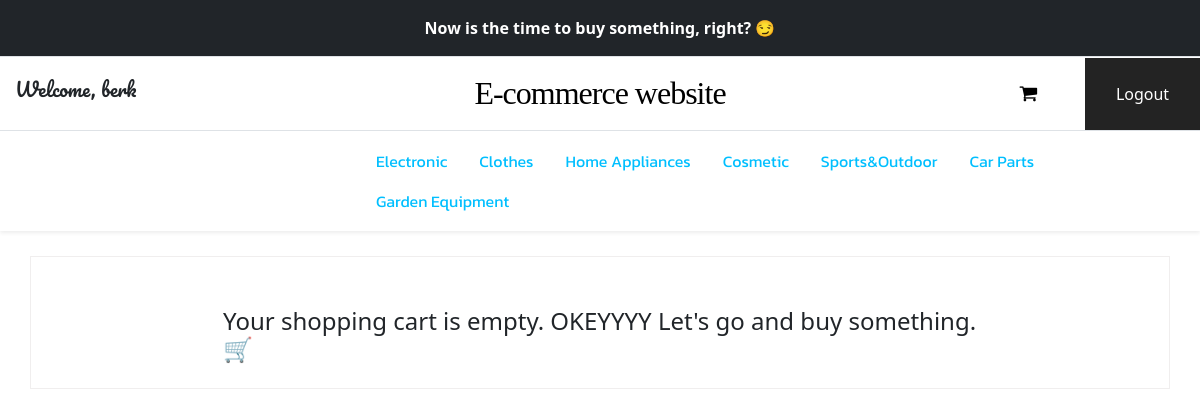
The app's page /cart/ (signed in), older data.
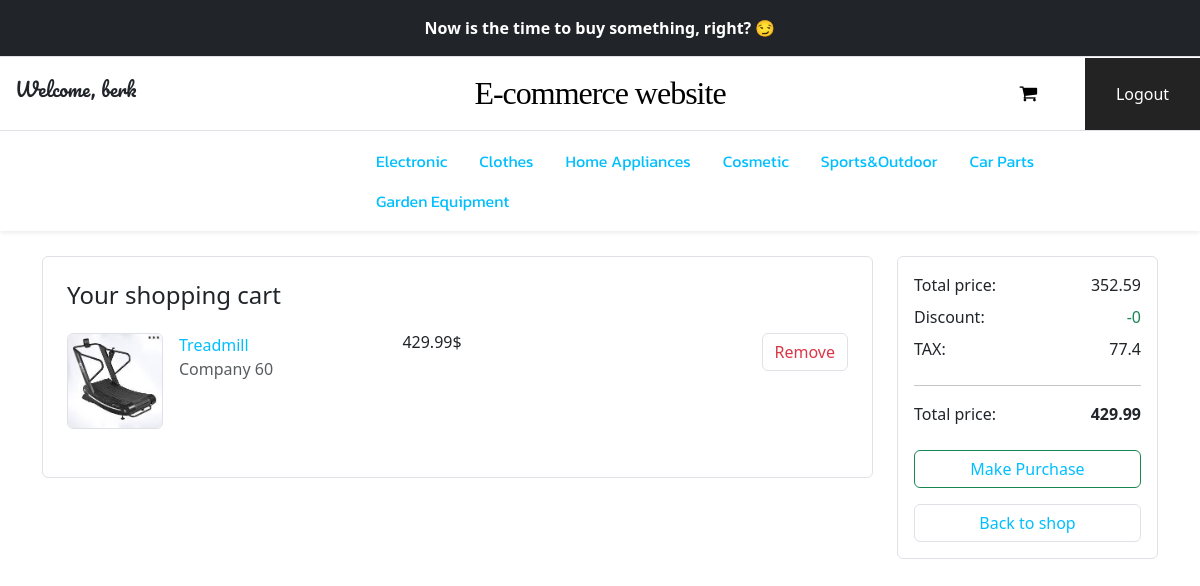
The same page, newer data.
### ecommerceapp/models.py (models this page shows, shortened)
class ProductsOnSale(models.Model):
    companyname = models.CharField(max_length=50)
    productType = models.CharField(max_length=30)
    productName = models.CharField(max_length=100)
    productPrice = models.FloatField()
    productdescription = models.CharField(max_length=800)
    creationDate = models.DateTimeField(auto_now_add= True)
    product_image = models.FileField(blank=True)

### ecommerceapp/views.py (the view)
# urls.py: path('cart/',views.cart,name="cart"),
@login_required
def cart(request):
    username= request.user
    items = models.Buyitem.objects.filter(Q(who_buy=username)).all()
    sonra = len(items)
    item_list=[]
    total_price= 0
    for i in range(sonra) :
        item_pk = items[i].item_pk
        item = models.ProductsOnSale.objects.get(pk=item_pk)
        item_price = item.productPrice
        total_price = total_price + item_price
        item_list.append(item)
    denemeler = total_price*0.18
    tax = float("%.2f" % denemeler)
    row_price_calculation = total_price-tax
    row_price = float("%.2f" %  row_price_calculation)
    context={"item_list":item_list, "total_price": total_price , "tax": tax , "row_price": row_price }
    return render(request,"ecommerceapp/cart.html", context=context)

### ecommerceapp/templates/ecommerceapp/cart.html (shortened to what this page needs)
{% extends "base.html" %}
{% block content %}
{% if item_list|length == 0 %}
  <div class="container" style="margin-top: 25px; margin-bottom: 40px; border: 1px solid rgb(240, 238, 238);">
    <h4 class="card-title mb-4" style="margin-left: 180px;margin-right: 180px; margin-top: 50px;">Your shopping cart is empty. OKEYYYY Let's go and buy something. 🛒</h4>
  </div>
{% else %}
<div class="container" style="margin-top: 25px; margin-bottom: 40px;">
    <div class="row no-gutters">
      <div class="col-lg-9">
        <div class="card border shadow-0">
          <div class="m-4">
            <h4 class="card-title mb-4">Your shopping cart</h4>
            {% for item in item_list %}
              <div class="row gy-3 mb-4">
                <div class="col-lg-5">
                  <div class="me-lg-5">
                    <div class="d-flex">
                      <img src="{{item.product_image.url}}" class="border rounded me-3" style="width: 96px; height: 96px;" />
                      <div class="">
                        <a href="/detail/{{item.pk}}" class="nav-link">{{item.productName}}</a>
                        <p class="text-muted">{{item.companyname}}</p>
                      </div>
                    </div>
                  </div>
                </div>
                <div class="col-lg-2 col-sm-6 col-6 d-flex flex-row flex-lg-column flex-xl-row text-nowrap">
                  <div class="">
                    <text class="h6">{{item.productPrice}}&dollar;</text> <br />
                  </div>
                </div>
                <div class="col-lg col-sm-6 d-flex justify-content-sm-center justify-content-md-start justify-content-lg-center justify-content-xl-end mb-2">
                  <div class="float-md-end">
                    <a href="{% url 'ecommerceapp:deletecart' pk=item.pk %}" class="btn btn-light border text-danger icon-hover-danger"> Remove</a>
                  </div>
                </div>
              </div>
            {% endfor %}
          </div>
        </div>
      </div>
      <div class="col-lg-3">
        <div class="card shadow-0 border">
          <div class="card-body">
            <div class="d-flex justify-content-between">
              <p class="mb-2">Total price:</p>
              <p class="mb-2">{{row_price}} </p>
            </div>
            <div class="d-flex justify-content-between">
              <p class="mb-2">Discount:</p>
              <p class="mb-2 text-success">-0</p>
            </div>
            <div class="d-flex justify-content-between">
              <p class="mb-2">TAX:</p>
              <p class="mb-2">{{tax}}</p>
            </div>
            <hr />
            <div class="d-flex justify-content-between">
              <p class="mb-2">Total price:</p>
              <p class="mb-2 fw-bold">{{total_price}}</p>
            </div>
            <div class="mt-3">
              <a href="{% url 'ecommerceapp:payment' %}" class="btn btn-success w-100 shadow-0 mb-2">Make Purchase</a>
              <a href="{% url 'ecommerceapp:index' %}" class="btn btn-light w-100 border mt-2">Back to shop</a>
            </div>
          </div>
        </div>
      </div>
    </div>
  </div>
{% endif %}
{% endblock %}

Row changes from the older to the newer data that the page shows:
added ProductsOnSale: product_image (picture), productName "Treadmill", companyname "Company 60", productPrice "429.99"
Text that changed along with them:
{{ row_price }}: (not shown) → "352.59"
{{ tax }}: (not shown) → "77.4"
{{ total_price }}: (not shown) → "429.99"
text no longer shown: "Your shopping cart is empty. OKEYYYY Let's go and buy something. 🛒"
text now shown: "Your shopping cart Total price: Discount: -0 TAX: Total price: Make Purchase Back to shop"
